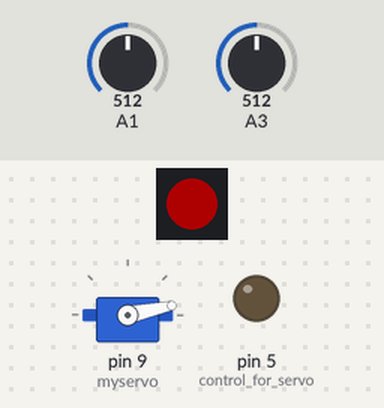
A sketch run on a simulated Arduino Uno, built with avr-gcc and run on an emulated ATmega328P. On the bench: servo, 1 RGB LEDs in strip order, left to right, output pins drawn as LEDs (lit = HIGH). Inputs (shaded band) come from the test bench; at power-on: A3 = 512, A1 = 512. Dim RGB values are drawn brighter than linear; pins used as bus, display or sensor lines are not drawn.

Above: at 6.5 s.
6.6 s: A3 set to 527
At 12.6 s:
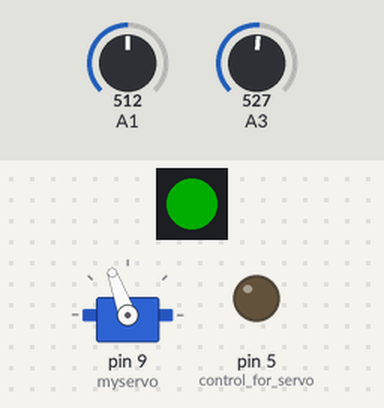
13.0 s: A1 set to 535
At 17.1 s:
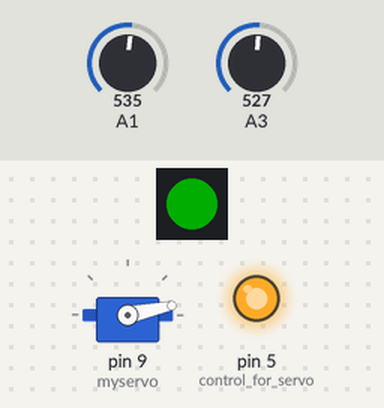
19.2 s: A1 set to 511
At 22.9 s:
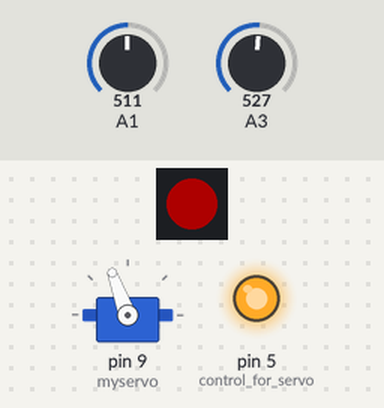
25.4 s: A1 set to 716
At 28.21 s:
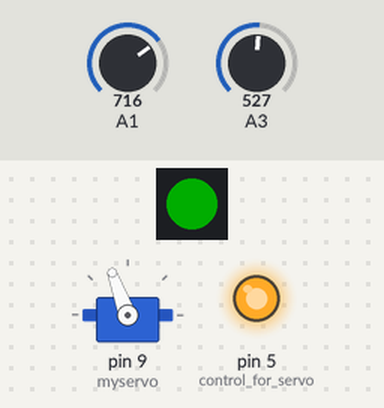
Timing chart, 0 to 30.3 s (numbered marks = the images above; inputs shaded):
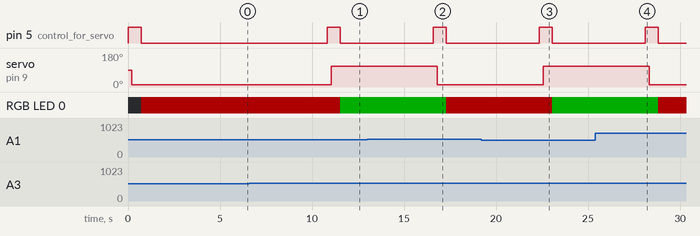

Measured:
- the behaviour switches between 512 and 513 on A3 (found by bisection; images 0 and 1)
- the behaviour switches between 526 and 527 on A1 (found by bisection; images 1 and 2)
- after the input at 6.6 s, pin 5 (control_for_servo): LOW → HIGH after 4.2 s, → LOW 0.70 s later; servo on pin 9 (myservo): 12° → 110° after 4.4 s; RGB LED 0: RGB(50, 0, 0) → RGB(0, 50, 0) after 4.9 s
- after the input at 13.0 s, pin 5 (control_for_servo): LOW → HIGH after 3.6 s, → LOW 0.70 s later; servo on pin 9 (myservo): 110° → 12° after 3.8 s; RGB LED 0: RGB(0, 50, 0) → RGB(50, 0, 0) after 4.3 s
- after the input at 19.2 s, pin 5 (control_for_servo): LOW → HIGH after 3.2 s, → LOW 0.70 s later; servo on pin 9 (myservo): 12° → 110° after 3.4 s; RGB LED 0: RGB(50, 0, 0) → RGB(0, 50, 0) after 3.9 s
- after the input at 25.4 s, pin 5 (control_for_servo): LOW → HIGH after 2.7 s, → LOW 0.70 s later; servo on pin 9 (myservo): 110° → 12° after 2.9 s; RGB LED 0: RGB(0, 50, 0) → RGB(50, 0, 0) after 3.4 s

The sketch:

garduino.ino
```cpp
/* Automatic watering system - Tom Dixon Dec. 2014
D.I.Y. moisture sensor made out of two pensils and a 10k resistor forming a voltage divider onto A1
10k pot onto A0 to allow variable sensitivity
TIP120 on D5 to low-side switch a servo on and off (to save power between operations
Servo connected to D9 and mechanically coupled to water valve

System takes moisture measurment, acts on result then goes to sleep for 8 seconds (to conserve battery power)

sleep tutorial from Jeelib
*/
#include <Servo.h>
#include <JeeLib.h>
#include <Adafruit_NeoPixel.h>
#define NUMPIXELS 1
#define PIN 11
Adafruit_NeoPixel pixels = Adafruit_NeoPixel(NUMPIXELS, PIN, NEO_GRB + NEO_KHZ800);
Servo myservo;
int pos = 15;    // variable to store the servo position
int sensitivity;
int moistureSensor;
boolean valveOpenState;
ISR(WDT_vect) { Sleepy::watchdogEvent(); } // Setup the watchdog


void setup() {
myservo.attach(9);  // attaches the servo on pin 9 to the servo object
pinMode (5, OUTPUT); //control for servo (via TIP120)
pinMode (12, OUTPUT); //power for moisture sensor
pinMode (10, OUTPUT); //power for neopixel
digitalWrite(10, HIGH);
digitalWrite(12, HIGH);
pixels.begin();

}

void loop()
{

    sensitivity=analogRead(A1);
    digitalWrite(12, HIGH);
    delay(10);
    moistureSensor=analogRead(A3);
    digitalWrite(12, LOW);
if (moistureSensor<=sensitivity)
{
  if (valveOpenState==0)
  {
  openValve();
  valveOpenState=1;
  }
digitalWrite(10, HIGH); //give the neoPixel some power
delay(10); //wait for the neoPixel to wake up
pixels.setPixelColor(0, pixels.Color(50,0,0)); //set the color to red to indicate water is flowing
pixels.show();
Sleepy::loseSomeTime(40); //just flash the neopixel to keep power down
digitalWrite(10, LOW); //turn the neoPixel off!
}
else
{
  if (valveOpenState==1)
  {
  closeValve();
  valveOpenState=0;
  }
     digitalWrite(10, HIGH);
     delay(10);
    pixels.setPixelColor(0, pixels.Color(0,50,0));
    pixels.show();
Sleepy::loseSomeTime(40);
digitalWrite(10, LOW);

}
Sleepy::loseSomeTime(5000);

}
void openValve()

  {
pos=12;
digitalWrite(5, HIGH);
delay(200);
myservo.write(pos);
delay(500);
digitalWrite(5, LOW);

  }

void closeValve()
 {
pos=110;
digitalWrite(5, HIGH);
delay(200);
myservo.write(pos);
delay(500);
digitalWrite(5,LOW);
 }
```
